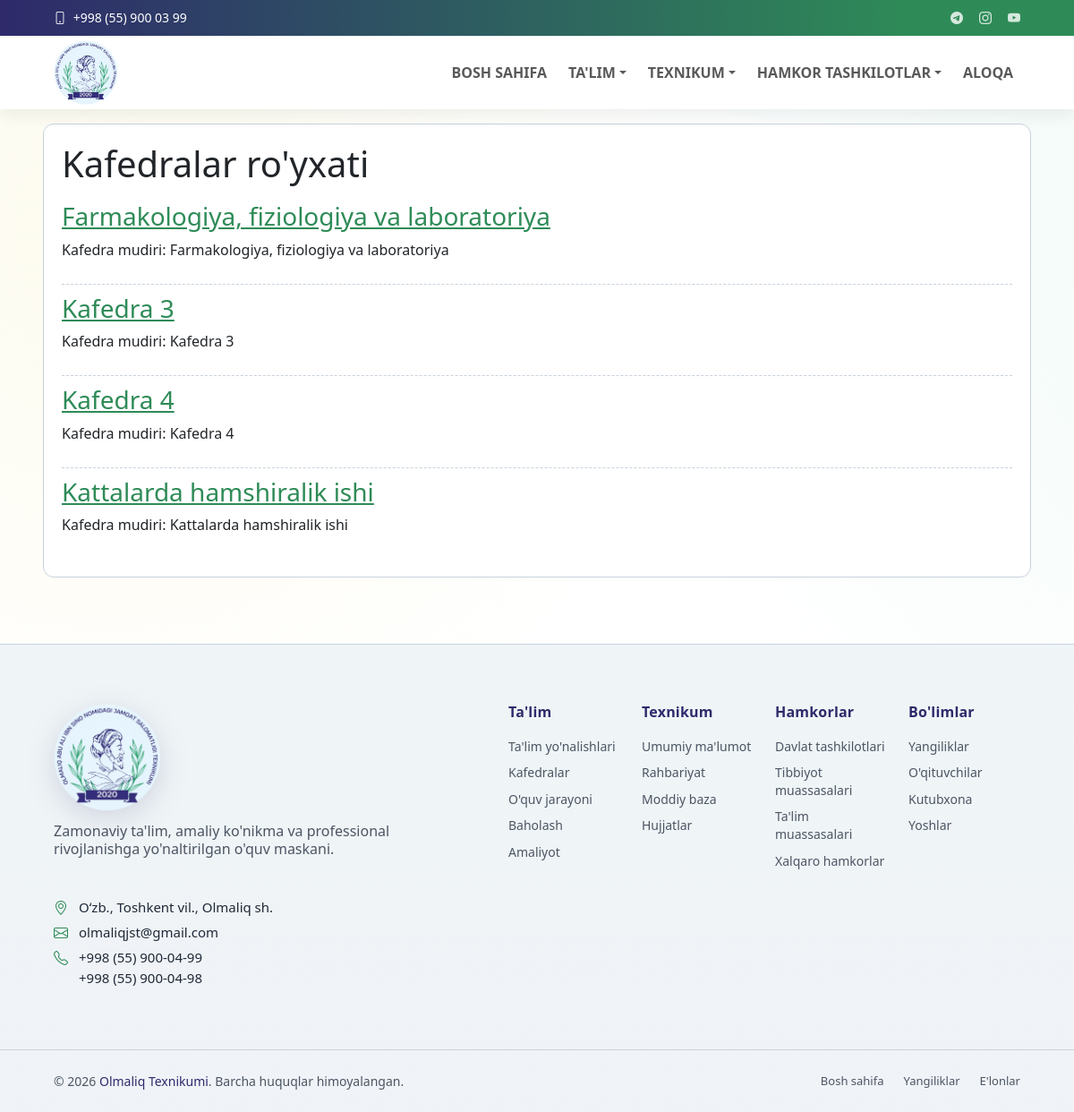
/kafedralar/, run on an earlier commit of the app's database.
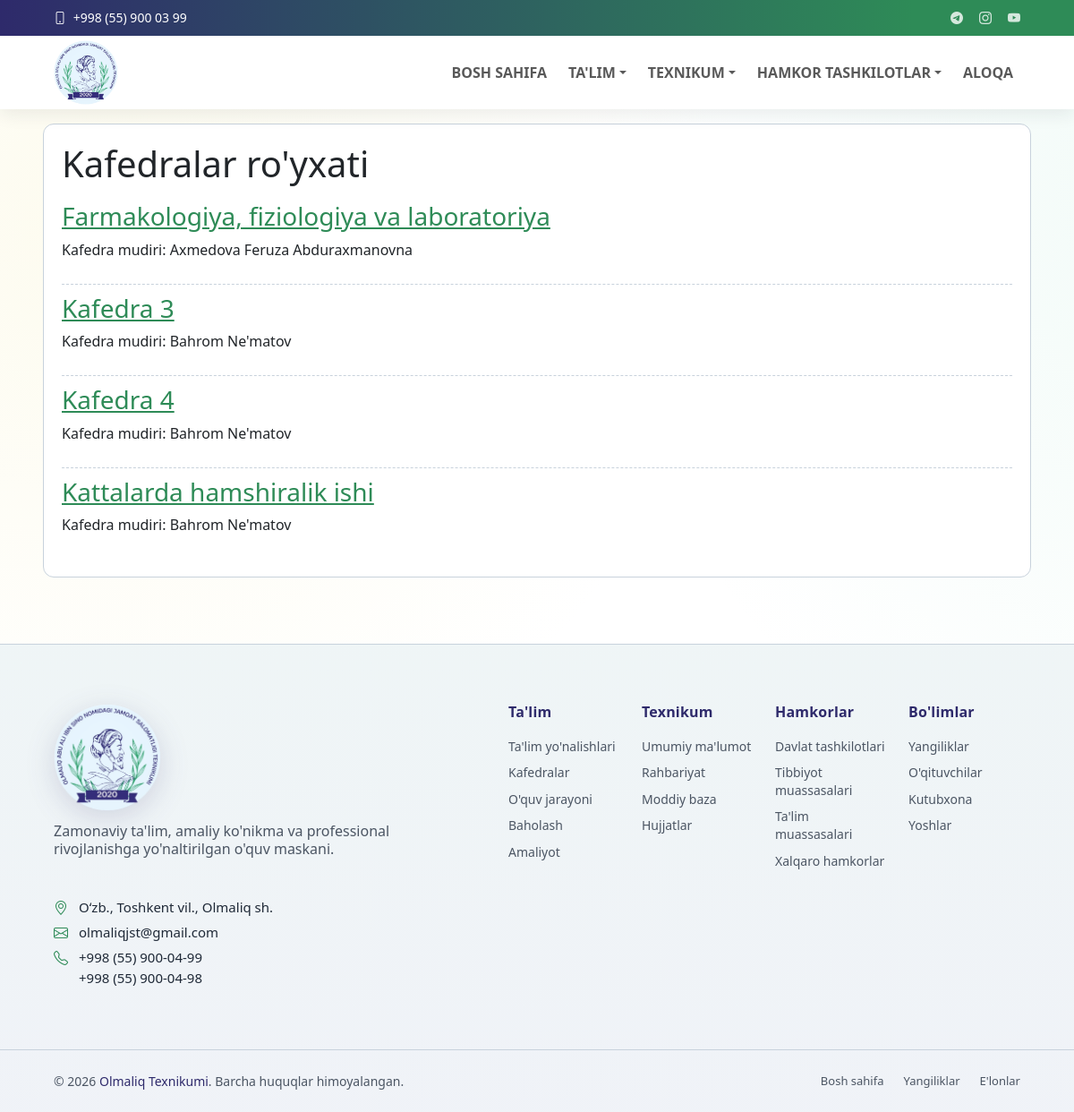
And on a later commit of the database.
### core/models.py (models this page shows, shortened)
class TopbarSettings(models.Model):
    email = models.EmailField(blank=True)
    phone = models.CharField(max_length=50, blank=True)
    telegram_url = models.URLField(blank=True)
    instagram_url = models.URLField(blank=True)
    youtube_url = models.URLField(blank=True)
    is_active = models.BooleanField(default=True)
    updated_at = models.DateTimeField(auto_now=True)
    class Meta:
        ordering = ['-updated_at', '-id']
        verbose_name = "Topbar sozlamasi"
        verbose_name_plural = "Topbar sozlamalari"

### departments/models.py (models this page shows, shortened)
class Department(models.Model):
    name = models.CharField(max_length=200)
    slug = models.SlugField(unique=True)
    description = models.TextField()
    head_name = models.CharField(max_length=200)
    image = models.ImageField(upload_to='departments/', blank=True, null=True)
    phone = models.CharField(max_length=30, blank=True)
    email = models.EmailField(blank=True)
    created_at = models.DateTimeField(auto_now_add=True)
    class Meta:
        ordering = ['name']
        verbose_name = "Kafedra"
        verbose_name_plural = "Kafedralar"

### departments/views.py (the view)
# urls.py: path('', views.department_list, name='department_list'),
def department_list(request):
    items = Department.objects.all()
    return render(request, 'departments/department_list.html', {'departments': items})

### core/context_processors.py (called while the page is built)
def menu_context(request):
    menu_items = (
        Menu.objects.filter(parent__isnull=True, is_active=True)
        .prefetch_related('children')
        .order_by('order', 'id')
    )
    topbar = TopbarSettings.objects.filter(is_active=True).first()
    return {
        'menu_items': menu_items,
        'topbar_settings': topbar,
    }

### departments/templates/departments/department_list.html (shortened to what this page needs)
{% extends 'base.html' %}
{% block content %}
<section class="card">
    <h1>Kafedralar ro'yxati</h1>
    {% for department in departments %}
        <div class="item">
            <h3><a href="{% url 'departments:department_detail' department.slug %}">{{ department.name }}</a></h3>
            <p>Kafedra mudiri: {{ department.head_name }}</p>
        </div>
    {% empty %}
        <p>Kafedralar mavjud emas.</p>
    {% endfor %}
</section>
{% endblock %}

### templates/base.html (shortened to what this page needs)
{% load static %}
<!DOCTYPE html>
<html lang="uz">
<head>
    <link href="https://cdn.jsdelivr.net/npm/bootstrap@5.3.3/dist/css/bootstrap.min.css" rel="stylesheet">
    <link href="https://cdn.jsdelivr.net/npm/bootstrap-icons@1.11.3/font/bootstrap-icons.min.css" rel="stylesheet">
    <link rel="stylesheet" href="{% static 'css/style.css' %}">
    <link rel="stylesheet" href="{% static 'css/responsive.css' %}">
    <link rel="stylesheet" href="{% static 'css/admin.css' %}">
</head>
<body>
    {% include 'includes/header.html' %}
    <main class="container page-content">
        {% block content %}{% endblock %}
    </main>
    {% include 'includes/footer.html' %}
</body>
</html>

### templates/includes/header.html (shortened to what this page needs)
{% load static %}
<header id="header" class="header fixed-top">
    <div class="topbar d-flex align-items-center">
        <div class="container d-flex justify-content-center justify-content-md-between">
           <div class="contact-info d-flex align-items-center gap-3">
                <div class="d-flex align-items-center">
                    <a href="tel:{{ topbar_settings.phone }}" class="link-underline link-underline-opacity-0 lh-1">
                        <i class="bi bi-phone me-1"></i>
                    <span>{{ topbar_settings.phone }}</span>
                    </a>
                </div>
            </div>
            <div class="social-links d-flex align-items-center">
                <a href="{{ topbar_settings.telegram_url }}" target="_blank" rel="noopener" aria-label="Telegram"><i class="bi bi-telegram"></i></a>
                <a href="{{ topbar_settings.instagram_url }}" target="_blank" rel="noopener" aria-label="Instagram"><i class="bi bi-instagram"></i></a>
                <a href="{{ topbar_settings.youtube_url }}" target="_blank" rel="noopener" aria-label="YouTube"><i class="bi bi-youtube"></i></a>
            </div>
        </div>
    </div>
    <div class="branding d-flex align-items-center">
        <nav class="navbar navbar-expand-lg  py-0 w-100">
            <div class="container position-relative d-flex align-items-center justify-content-between">
                <a class="navbar-brand brand d-flex align-items-center gap-2" href="{% url 'core:home' %}">
                    <img class="brand-logo" src="{% static 'images/logo.png' %}" alt="Olmaliq texnikumi logosi">
                </a>
                <div class="collapse navbar-collapse" id="mainNavbar">
                    {% with ns=request.resolver_match.namespace name=request.resolver_match.url_name %}
                    <ul class="navbar-nav ms-auto mb-2 mb-lg-0 align-items-lg-center gap-lg-2">
                        <li class="nav-item">
                            <a class="nav-link {% if ns == 'core' and name == 'home' %}active{% endif %}" href="{% url 'core:home' %}" {% if ns == 'core' and name == 'home' %}aria-current="page"{% endif %}>Bosh sahifa</a>
                        </li>
                        <li class="nav-item dropdown">
                            <a class="nav-link dropdown-toggle " href="#" role="button" data-bs-toggle="dropdown" aria-expanded="false" >Ta'lim</a>
                        </li>
                        <li class="nav-item dropdown">
                            <a class="nav-link dropdown-toggle " href="#" role="button" data-bs-toggle="dropdown" aria-expanded="false" >Texnikum</a>
                        </li>
                        <li class="nav-item dropdown">
                            <a class="nav-link dropdown-toggle " href="#" role="button" data-bs-toggle="dropdown" aria-expanded="false" >Hamkor tashkilotlar</a>
                        </li>
                        <li class="nav-item">
                            <a class="nav-link {% if ns == 'contact' %}active{% endif %}" href="{% url 'contact:contact' %}" {% if ns == 'contact' %}aria-current="page"{% endif %}>Aloqa</a>
                        </li>
                    </ul>
                    {% endwith %}
                </div>
            </div>
        </nav>
    </div>
</header>

### templates/includes/footer.html
{% load static %}
<footer id="footer" class="footer-16 footer position-relative">
    <div class="container">
        <div class="footer-main">
            <div class="row align-items-start">
                <div class="col-lg-5">
                    <div class="brand-section">
                        <a href="{% url 'core:home' %}" class="logo d-inline-flex align-items-center mb-2" aria-label="Olmaliq texnikumi bosh sahifasi">
                            <img class="footer-brand-logo" src="{% static 'images/logo.png' %}" alt="Olmaliq texnikumi logosi">
                        </a>
                        <p class="brand-description lh-sm">
                            Zamonaviy ta'lim, amaliy ko'nikma va professional rivojlanishga yo'naltirilgan o'quv maskani.
                        </p>
                        <div class="contact-info mt-5">
                            <div class="contact-item">
                                <i class="bi bi-geo-alt"></i>
                                <a href="https://yandex.uz/maps/?text=Olmaliq%20shahri%2C%20O%27zbekiston" target="_blank" rel="noopener">
                                    Oʻzb., Toshkent vil., Olmaliq sh.
                                </a>
                            </div>
                            <div class="contact-item">
                                <i class="bi bi-envelope"></i>
                                <a href="mailto:olmaliqjst@gmail.com">olmaliqjst@gmail.com</a>
                            </div>
                            <div class="contact-item contact-item--phones">
                                <i class="bi bi-telephone"></i>
                                <div class="phone-links d-flex flex-column gap-2">
                                    <a href="tel:+998559000499">+998 (55) 900-04-99</a>
                                    <a href="tel:+998559000498">+998 (55) 900-04-98</a>
                                </div>
                            </div>
                        </div>
                    </div>
                </div>
                <div class="col-lg-7">
                    <div class="footer-nav-wrapper">
                        <div class="row">
                            <div class="col-6 col-lg-3">
                                <div class="nav-column">
                                    <h6>Ta'lim</h6>
                                    <nav class="footer-nav">
                                        <a href="{% url 'education:directions' %}">Ta'lim yo'nalishlari</a>
                                        <a href="{% url 'education:departments_list' %}">Kafedralar</a>
                                        <a href="{% url 'education:process' %}">O'quv jarayoni</a>
                                        <a href="{% url 'education:assessment' %}">Baholash</a>
                                        <a href="{% url 'education:practice' %}">Amaliyot</a>
                                    </nav>
                                </div>
                            </div>
                            <div class="col-6 col-lg-3">
                                <div class="nav-column">
                                    <h6>Texnikum</h6>
                                    <nav class="footer-nav">
                                        <a href="{% url 'core:about' %}">Umumiy ma'lumot</a>
                                        <a href="{% url 'core:leadership' %}">Rahbariyat</a>
                                        <a href="{% url 'core:material_base' %}">Moddiy baza</a>
                                        <a href="{% url 'core:documents' %}">Hujjatlar</a>
                                    </nav>
                                </div>
                            </div>
                            <div class="col-6 col-lg-3">
                                <div class="nav-column">
                                    <h6>Hamkorlar</h6>
                                    <nav class="footer-nav">
                                        <a href="{% url 'partners:partner_list' %}#davlat-tashkilotlari">Davlat tashkilotlari</a>
                                        <a href="{% url 'partners:partner_list' %}#tibbiyot-muassasalari">Tibbiyot muassasalari</a>
                                        <a href="{% url 'partners:partner_list' %}#talim-muassasalari">Ta'lim muassasalari</a>
                                        <a href="{% url 'partners:partner_list' %}#xalqaro-hamkorlar">Xalqaro hamkorlar</a>
                                    </nav>
                                </div>
                            </div>
                            <div class="col-6 col-lg-3">
                                <div class="nav-column">
                                    <h6>Bo'limlar</h6>
                                    <nav class="footer-nav">
                                        <a href="{% url 'news:news_list' %}">Yangiliklar</a>
                                        <a href="{% url 'faculty:teacher_list' %}">O'qituvchilar</a>
                                        <a href="{% url 'library:book_list' %}">Kutubxona</a>
                                        <a href="{% url 'youth:index' %}">Yoshlar</a>
                                    </nav>
                                </div>
                            </div>
                        </div>
                    </div>
                </div>
            </div>
        </div>
    </div>
    <div class="footer-bottom">
        <div class="container">
            <div class="bottom-content">
                <div class="row align-items-center">
                    <div class="col-lg-6">
                        <div class="copyright">
                            <p>&copy; {% now "Y" %} <span class="sitename">Olmaliq Texnikumi</span>. Barcha huquqlar himoyalangan.</p>
                        </div>
                    </div>
                    <div class="col-lg-6">
                        <div class="legal-links">
                            <a href="{% url 'core:home' %}">Bosh sahifa</a>
                            <a href="{% url 'news:news_list' %}">Yangiliklar</a>
                            <a href="{% url 'core:announcements_list' %}">E'lonlar</a>
                        </div>
                    </div>
                </div>
            </div>
        </div>
    </div>
</footer>

What changed in the data, as far as the page shows it:
changed Department "Farmakologiya, fiziologiya va laboratoriya": head_name "Farmakologiya, fiziologiya va laboratoriya" → "Axmedova Feruza Abduraxmanovna"
changed Department "Kafedra 3": head_name "Kafedra 3" → "Bahrom Ne'matov"
changed Department "Kafedra 4": head_name "Kafedra 4" → "Bahrom Ne'matov"
changed Department "Kattalarda hamshiralik ishi": head_name "Kattalarda hamshiralik ishi" → "Bahrom Ne'matov"
